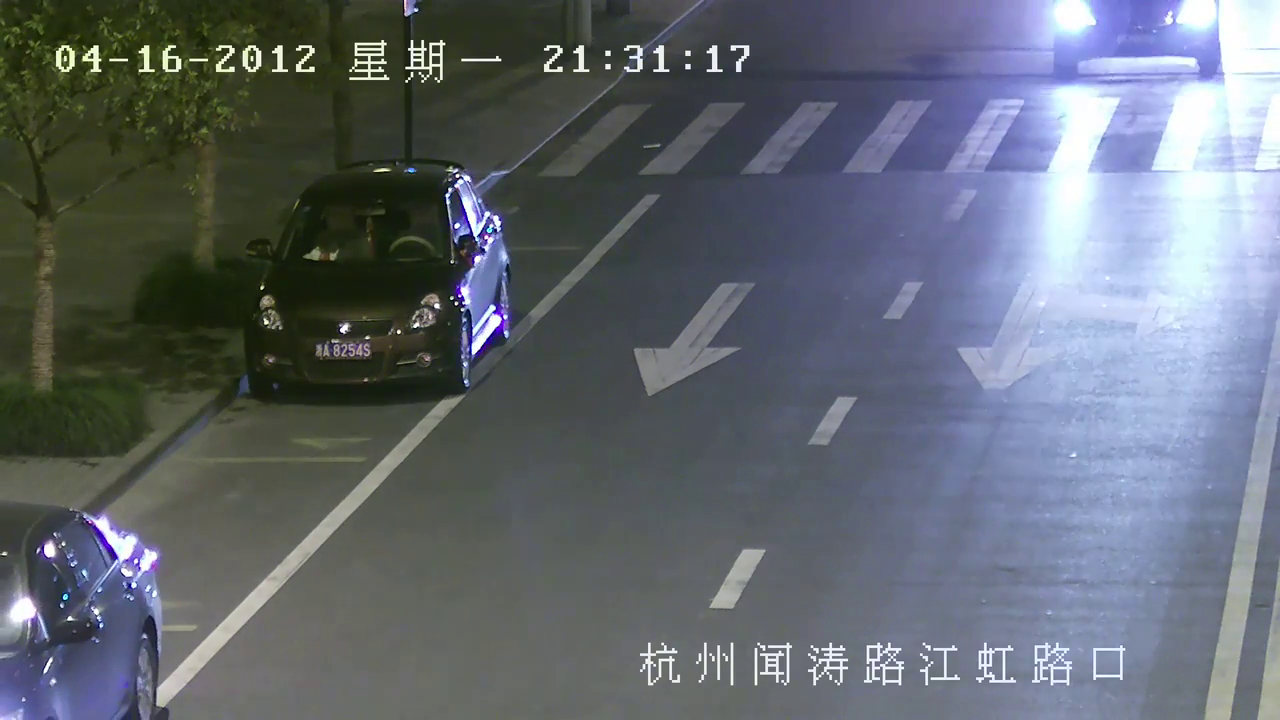
#> input picture frame 30 of Night/night.mp4, 1280 x 720 px, given in place of day2.mp4, which was not available
$ jupyter execute day2.ipynb
#> lines starting #> are read from the running program, lines starting #| are printed output that depends on the picture; after the words box and inside, x2 and y2 are one past the last pixel; in counts of white or black regions, pixels touching at a corner belong together; pictures that were not available may be replaced by others from this repository, and a replacement may not be noted
[cell 1]
#Extract Foreground mask from the background
import cv2
import time # to introduce delay while reaading frames
import numpy as np

[cell 2]
# Method 2

vidCap = cv2.VideoCapture("./day2.mp4")

ret, frame1 = vidCap.read() # reads the next frame
#> frame1 is the input picture: shape (720, 1280, 3); mean B, G, R 112.9, 105.1, 98.8

frame_width = int(vidCap.get(3))
frame_height = int(vidCap.get(4))

fourcc = cv2.VideoWriter_fourcc(*'MP4V')
out = cv2.VideoWriter('day2-output.mp4',fourcc, 24.0, (frame_width,frame_height))

vehicle = 0
validVehicles = []

while vidCap.isOpened():
    ret, frame2 = vidCap.read() # reads the next frame
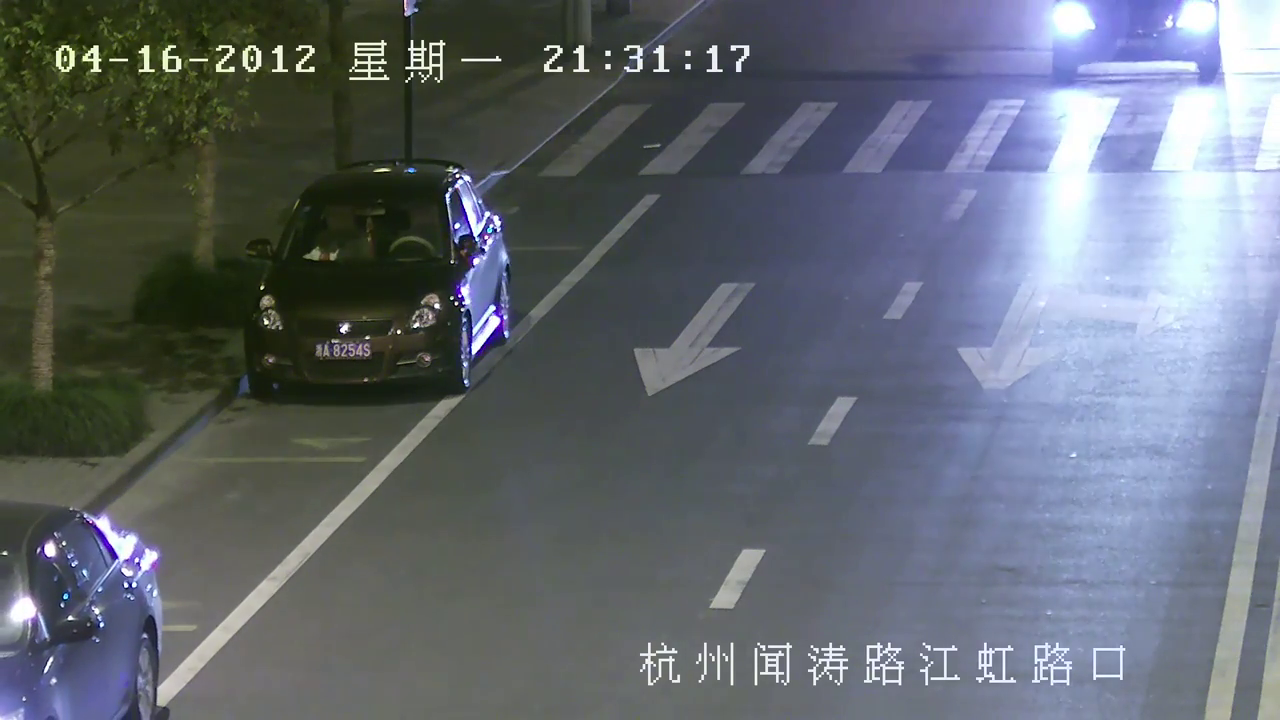
#> input picture frame 31 of Night/night.mp4, 1280 x 720 px, given in place of day2.mp4, which was not available
#> frame2 is the input picture: shape (720, 1280, 3); mean B, G, R 113.1, 105, 98.7

    if not ret:
        break

    frame = frame2.copy()

    # convert the frames to grayscale
    grayA = cv2.cvtColor(frame1, cv2.COLOR_BGR2GRAY)
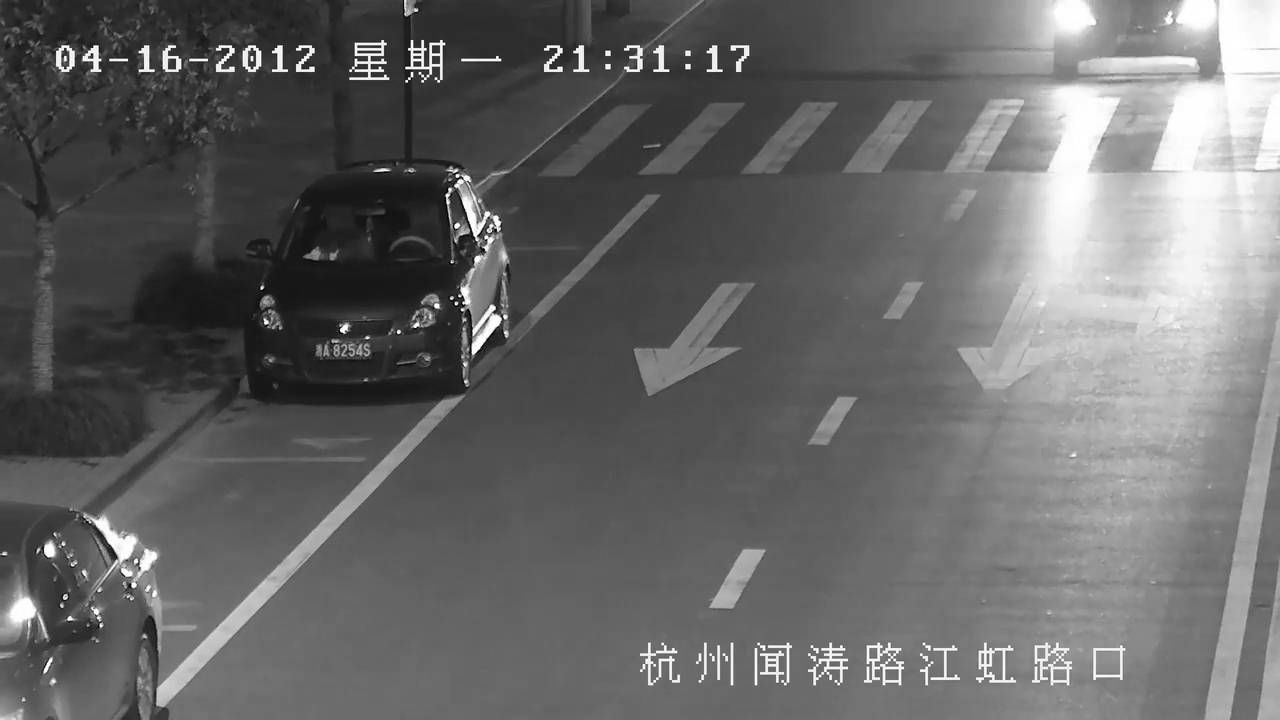
#> grayA: shape (720, 1280); min 0, max 255, mean 104
    grayB = cv2.cvtColor(frame2, cv2.COLOR_BGR2GRAY)

    # extract the foreground mask
    fgMask = cv2.absdiff(grayB, grayA)

    # perform image thresholding
    ret, thresh = cv2.threshold(fgMask, 30, 255, cv2.THRESH_BINARY)
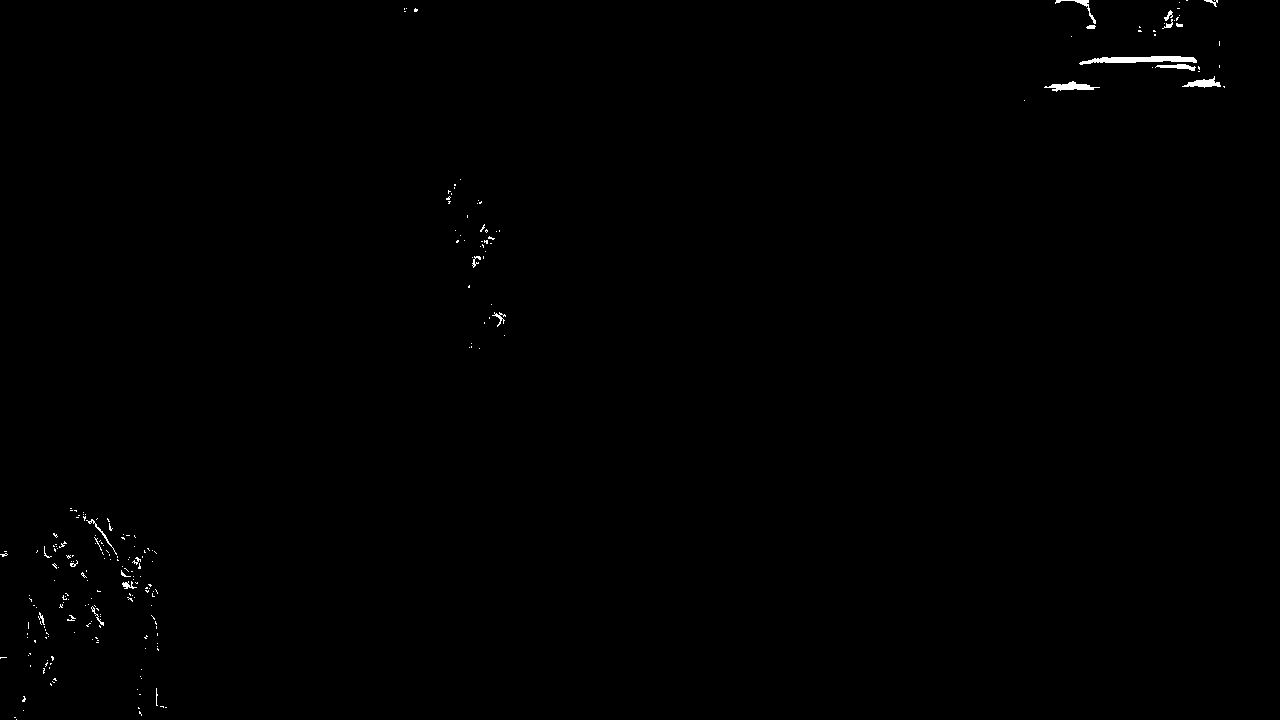
#> thresh: shape (720, 1280); 0.3% white; 232 white regions (210 under 20 px), largest, box (x1, y1, x2, y2) and area: (1079, 56, 1197, 65) 608, (1044, 81, 1100, 92) 274, (1182, 76, 1221, 88) 214

    # apply image dilation
    kernel = np.ones((3,3),np.uint8)
    dilated = cv2.dilate(thresh,kernel,iterations = 1)
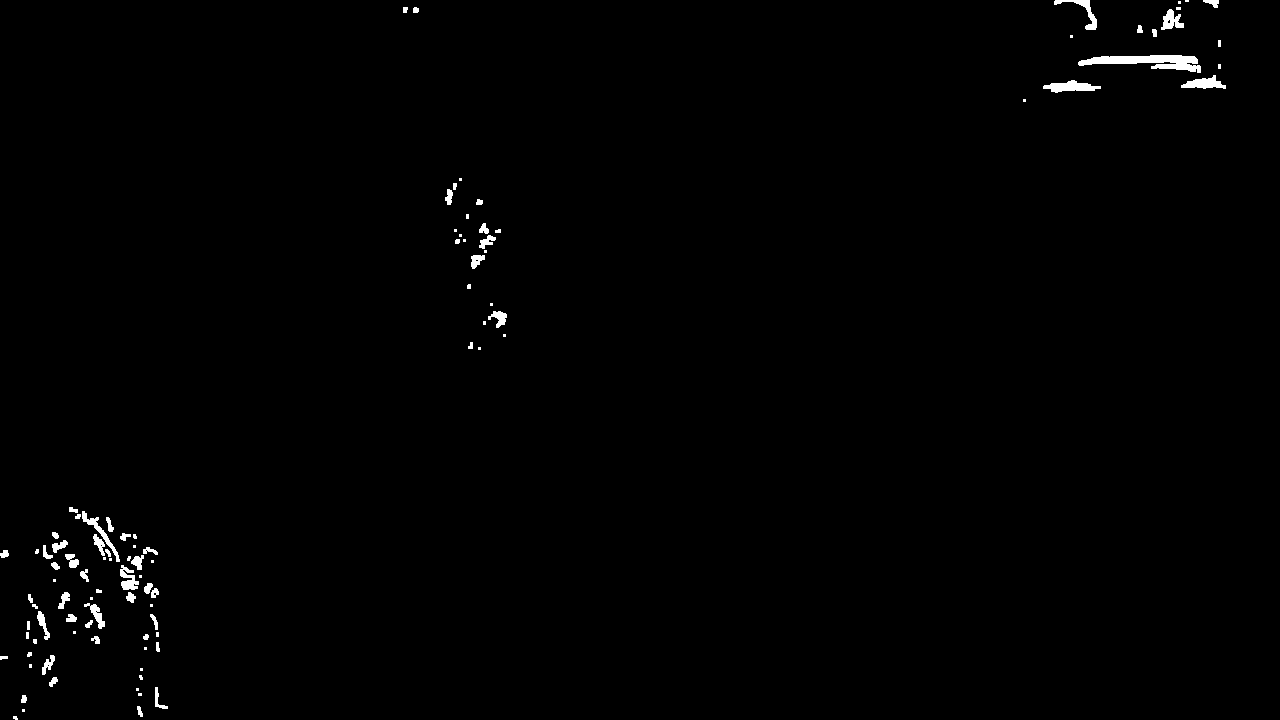
#> dilated: shape (720, 1280); 0.75% white; 101 white regions (39 under 20 px)

    frame1 = frame2

    cv2.line(dilated, (0, 80),(256,80),(100, 0, 0))
#> dilated: shape (720, 1280); 0.03% of pixels changed, all inside (x1, y1, x2, y2) = (0, 80, 257, 81)
    # Reference Lines for Counter
    cv2.line(frame, (420,890), (1650,890), (0,0,255), 2) # reference line  RED
    cv2.line(frame, (420,880), (1650,880), (0,255,0), 1) #  Offset Reference line Above
    cv2.line(frame, (420,900), (1650,900), (0,255,0), 1) #  Offset Reference line Below

    # extract the contours
    contours, _ = cv2.findContours(dilated, cv2.RETR_LIST, cv2.CHAIN_APPROX_SIMPLE)
#> contours = 109 contours, 62 with area under 20; largest, box (x1, y1, x2, y2) and area: (1078, 55, 1201, 73) 996, (1043, 80, 1101, 93) 360, (1181, 75, 1226, 89) 292, (82, 511, 120, 562) 240, (1054, 0, 1097, 30) 234

    for c in contours:
        x, y, w, h = cv2.boundingRect(c)

        # ignore the small contours in size
        visibleVehicle = (w > 60) and (h > 60)
        if not visibleVehicle:
            continue

        # remove the distraction on the road; consider only the objects on ROAD
        if x > 420 and x < 1650 and y > 200:
            # draw the bounding rectangle for all contours
            cv2.rectangle(frame, (x,y), (x+w, y+h), (0,255,0), 2)
            xMid = int((x + (x+w))/2)
            yMid = int((y + (y+h))/2)
            cv2.circle(frame, (xMid,yMid),5,(0,0,255),5)

            # add all valid vehiles into List Array
            validVehicles.append((xMid,yMid))
            # cv2.waitKey(0) # debugging purpose

            for (vX, vY) in validVehicles:
                if vY > 880 and vY < 900: # adjust this for the frame jumping
                    vehicle += 1
                    validVehicles.remove((vX,vY))
#> this loop made 109 passes
#> (x, y, w, h) on passes 1, 3, 4, 7, 8, 9, 13, 14, 15, 17, 18, 19: (13, 716, 5, 4), (137, 706, 6, 11), (21, 695, 6, 8), (155, 687, 13, 22), (49, 677, 9, 10), (139, 675, 4, 5), (0, 656, 8, 4), (42, 655, 13, 20), (27, 652, 5, 5), (156, 642, 4, 10), (33, 639, 4, 5), (91, 636, 9, 8)
#> (c, x, y, w, h) on passes 2, 5, 6, 10, 11, 12: ([[22, 709], [22, 711], [24, 711], [24, 709]], 22, 709, 3, 3), ([[138, 693], [138, 695], [141, 695], [141, 693]], 138, 693, 4, 3), ([[136, 688], [136, 690], [138, 690], [138, 688]], 136, 688, 3, 3), ([[140, 668], [140, 670], [142, 670], [142, 668]], 140, 668, 3, 3), ([[47, 665], [48, 664], [49, 665], [48, 666]], 47, 664, 3, 3), ([[29, 664], [29, 667], [31, 667], [31, 664]], 29, 664, 3, 4)
#> after the loop, validVehicles = []; vehicle = 0

                    # debugging purpose
                    # cv2.putText(frame, 'Y : {}'.format(yMid), (x, y-20), cv2.FONT_HERSHEY_PLAIN, 2, (255,255,255), 2)

    cv2.putText(frame, 'Total Vehicles : {}'.format(vehicle), (1450, 150), cv2.FONT_HERSHEY_SIMPLEX, 1.5, (255,255,255), 3)
    out.write(frame)

    # [10 lines of commented-out code are left out]
cv2.destroyAllWindows()
vidCap.release()
out.release()

$ run again, starting later in the video
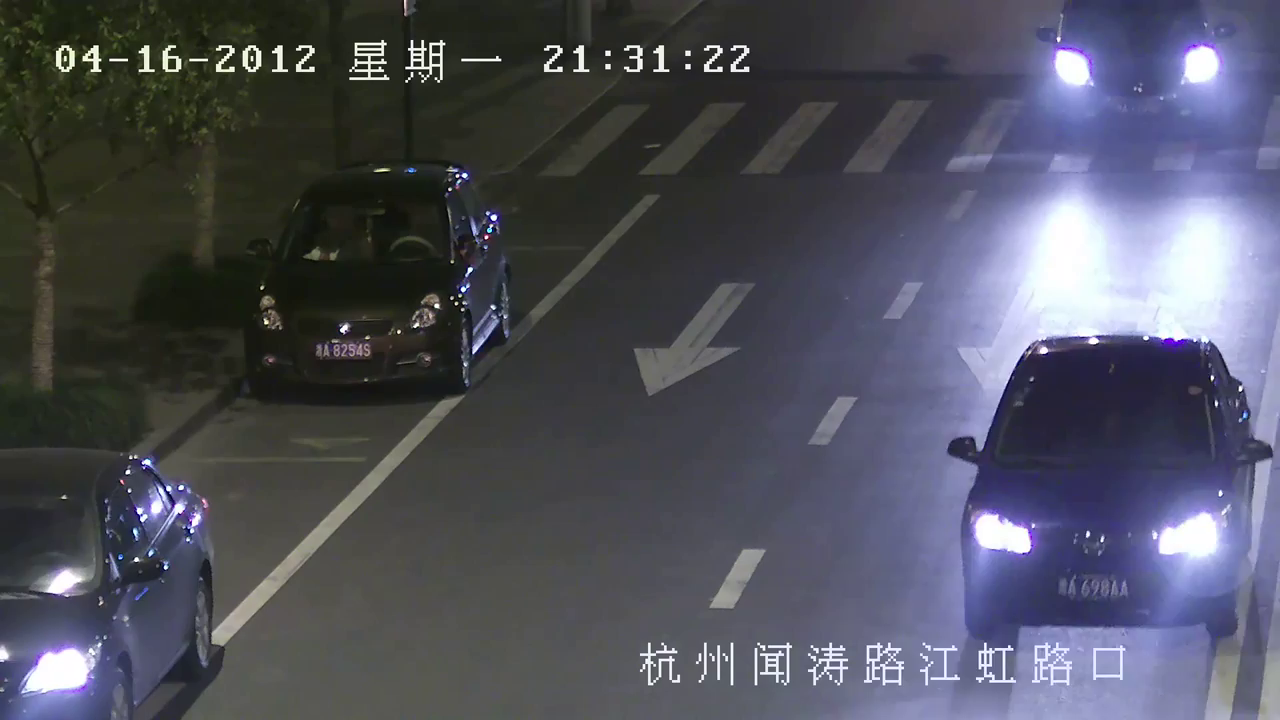
#> input picture frame 135 of Night/night.mp4, 1280 x 720 px, given in place of day2.mp4, which was not available
#> frame1 is the input picture: shape (720, 1280, 3); mean B, G, R 91.8, 80.5, 79.2
#> `ret, thresh = cv2.threshold(fgMask, 30, 255, cv2.THRESH_BINARY)`:
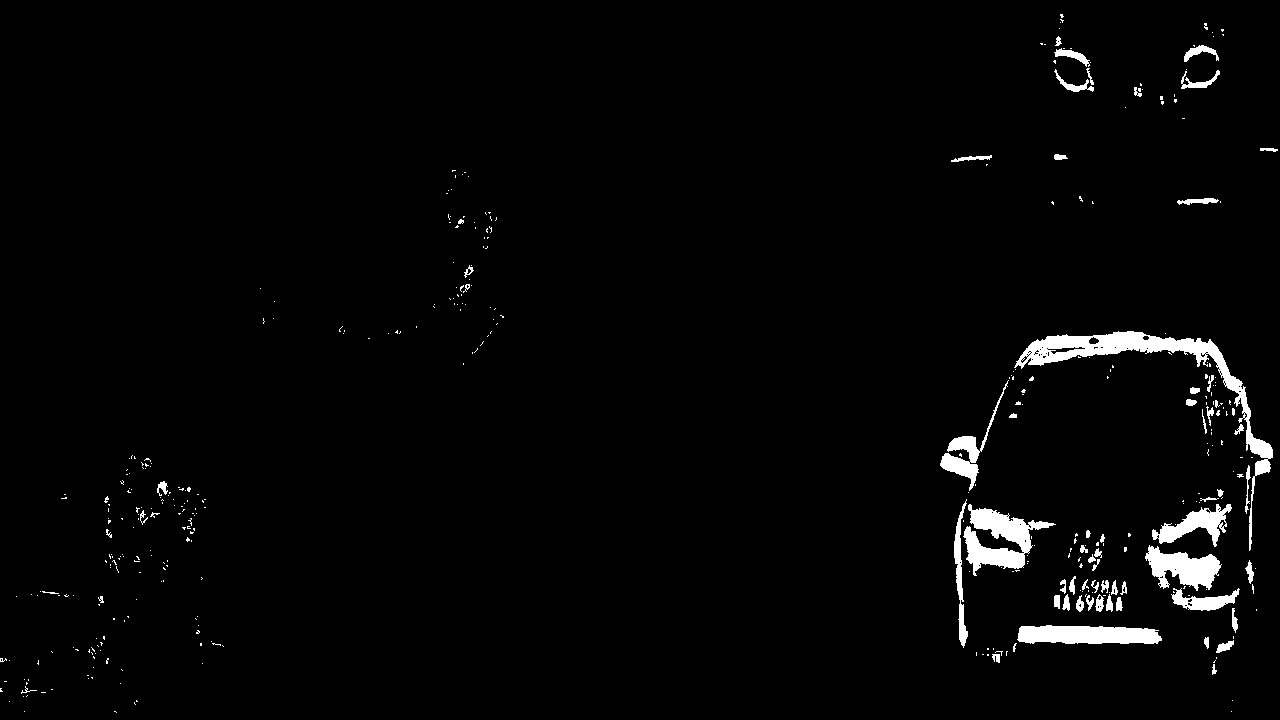
#> thresh: shape (720, 1280); 2.3% white; 408 white regions (341 under 20 px), largest, box (x1, y1, x2, y2) and area: (1014, 331, 1273, 551) 5088, (963, 504, 1056, 576) 2818, (1017, 625, 1162, 644) 2297
#> contours = 238 contours, 143 with area under 20; largest, box (x1, y1, x2, y2) and area: (1012, 330, 1274, 552) 6658, (953, 498, 1057, 649) 4882, (1144, 503, 1241, 612) 4815, (1012, 624, 1163, 653) 2538, (939, 374, 1015, 494) 1726
#> the loop `for c in contours:` made 238 passes
#> (x, y, w, h, visibleVehicle, xMid, yMid) on passes 114, 117, 160, 171: (1144, 503, 97, 109, True, 1192, 557), (953, 498, 104, 151, True, 1005, 573), (939, 374, 76, 120, True, 977, 434), (1012, 330, 262, 222, True, 1143, 441)
#> after the loop `for c in contours:`:
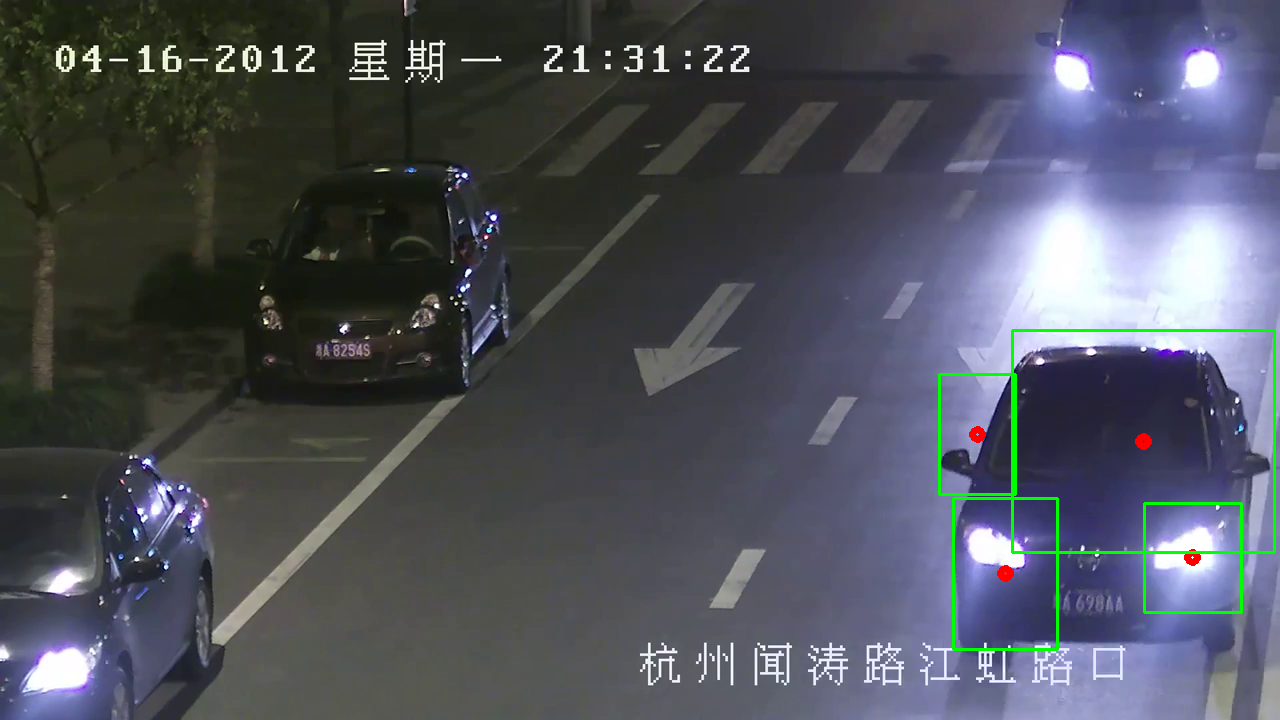
#> frame: shape (720, 1280, 3); mean B, G, R 90.3, 81.2, 78.3
#> after the loop `for c in contours:`: validVehicles = [(1192, 557), (1005, 573), (977, 434), (1143, 441)]; vehicle = 0
